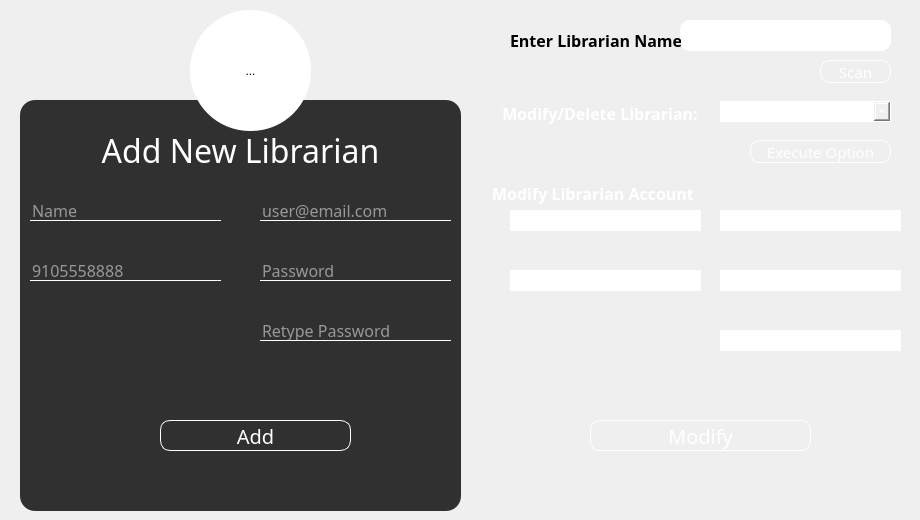
              <widget class="QWidget" name="tab_8">
               <attribute name="title">
                <string>Manage Librarians</string>
               </attribute>
               <widget class="QToolButton" name="toolButton_13">
                <property name="geometry">
                 <rect>
                  <x>190</x>
                  <y>10</y>
                  <width>121</width>
                  <height>121</height>
                 </rect>
                </property>
                <property name="styleSheet">
                 <string notr="true">background:none;
background: white;
border-radius: 60px;</string>
                </property>
                <property name="text">
                 <string>...</string>
                </property>
                <property name="icon">
                 <iconset>
                  <normaloff>:/icons/new.png</normaloff>:/icons/new.png</iconset>
                </property>
                <property name="iconSize">
                 <size>
                  <width>64</width>
                  <height>64</height>
                 </size>
                </property>
               </widget>
               <widget class="QFrame" name="frame_23">
                <property name="geometry">
                 <rect>
                  <x>20</x>
                  <y>100</y>
                  <width>441</width>
                  <height>411</height>
                 </rect>
                </property>
                <property name="styleSheet">
                 <string notr="true">*{
	font-family:century gothic;
	fontsize:24px;
}

QFrame
{
	background:rgba(0,0,0,0.8);
	border-radius:15px;
}

*{
	background-image: url(:/icons/librarybooks.jpg);
}


QLabel
{
	color:white;
	background: transparent;
}



QLineEdit
{
	background:transparent;
	border:none;
	color: rgb(15, 15, 15);
	border-bottom:1px solid  rgb(35, 35, 35);
}


</string>
                </property>
                <property name="frameShape">
                 <enum>QFrame::StyledPanel</enum>
                </property>
                <property name="frameShadow">
                 <enum>QFrame::Raised</enum>
                </property>
                <widget class="QPushButton" name="btn_signup_4">
                 <property name="geometry">
                  <rect>
                   <x>140</x>
                   <y>320</y>
                   <width>191</width>
                   <height>31</height>
                  </rect>
                 </property>
                 <property name="font">
                  <font>
                   <family>century gothic</family>
                   <pointsize>15</pointsize>
                  </font>
                 </property>
                 <property name="styleSheet">
                  <string notr="true">QPushButton
{
	background: transparent;
	border-radius: 10px;
	color: rgb(255, 255, 255);
	border: 1px solid rgb(255, 255, 255)
}

QPushButton:hover
{
	background-color: rgb(0, 170, 255);
}</string>
                 </property>
                 <property name="text">
                  <string>Add</string>
                 </property>
                </widget>
                <widget class="QLabel" name="label_190">
                 <property name="geometry">
                  <rect>
                   <x>20</x>
                   <y>10</y>
                   <width>401</width>
                   <height>81</height>
                  </rect>
                 </property>
                 <property name="font">
                  <font>
                   <family>century gothic</family>
                   <pointsize>24</pointsize>
                  </font>
                 </property>
                 <property name="text">
                  <string>Add New Librarian</string>
                 </property>
                 <property name="alignment">
                  <set>Qt::AlignCenter</set>
                 </property>
                </widget>
                <widget class="QLineEdit" name="lineEdit_45">
                 <property name="geometry">
                  <rect>
                   <x>10</x>
                   <y>100</y>
                   <width>191</width>
                   <height>21</height>
                  </rect>
                 </property>
                 <property name="font">
                  <font>
                   <family>century gothic</family>
                   <pointsize>12</pointsize>
                  </font>
                 </property>
                 <property name="styleSheet">
                  <string notr="true">color: rgb(255, 255, 255);
border-bottom:1px solid  rgb(255, 255, 255);</string>
                 </property>
                 <property name="placeholderText">
                  <string>Name</string>
                 </property>
                </widget>
                <widget class="QLineEdit" name="lineEdit_46">
                 <property name="geometry">
                  <rect>
                   <x>10</x>
                   <y>160</y>
                   <width>191</width>
                   <height>21</height>
                  </rect>
                 </property>
                 <property name="font">
                  <font>
                   <family>century gothic</family>
                   <pointsize>12</pointsize>
                  </font>
                 </property>
                 <property name="styleSheet">
                  <string notr="true">color: rgb(255, 255, 255);
border-bottom:1px solid  rgb(255, 255, 255);</string>
                 </property>
                 <property name="placeholderText">
                  <string>9105558888</string>
                 </property>
                </widget>
                <widget class="QLineEdit" name="lineEdit_47">
                 <property name="geometry">
                  <rect>
                   <x>240</x>
                   <y>100</y>
                   <width>191</width>
                   <height>21</height>
                  </rect>
                 </property>
                 <property name="font">
                  <font>
                   <family>century gothic</family>
                   <pointsize>12</pointsize>
                  </font>
                 </property>
                 <property name="styleSheet">
                  <string notr="true">color: rgb(255, 255, 255);
border-bottom:1px solid  rgb(255, 255, 255);</string>
                 </property>
                 <property name="placeholderText">
                  <string>user@email.com</string>
                 </property>
                </widget>
                <widget class="QLineEdit" name="lineEdit_48">
                 <property name="geometry">
                  <rect>
                   <x>240</x>
                   <y>160</y>
                   <width>191</width>
                   <height>21</height>
                  </rect>
                 </property>
                 <property name="font">
                  <font>
                   <family>century gothic</family>
                   <pointsize>12</pointsize>
                  </font>
                 </property>
                 <property name="styleSheet">
                  <string notr="true">color: rgb(255, 255, 255);
border-bottom:1px solid  rgb(255, 255, 255);</string>
                 </property>
                 <property name="echoMode">
                  <enum>QLineEdit::Password</enum>
                 </property>
                 <property name="placeholderText">
                  <string>Password</string>
                 </property>
                </widget>
                <widget class="QLineEdit" name="lineEdit_49">
                 <property name="geometry">
                  <rect>
                   <x>240</x>
                   <y>220</y>
                   <width>191</width>
                   <height>21</height>
                  </rect>
                 </property>
                 <property name="font">
                  <font>
                   <family>century gothic</family>
                   <pointsize>12</pointsize>
                  </font>
                 </property>
                 <property name="styleSheet">
                  <string notr="true">color: rgb(255, 255, 255);
border-bottom:1px solid  rgb(255, 255, 255);</string>
                 </property>
                 <property name="echoMode">
                  <enum>QLineEdit::Password</enum>
                 </property>
                 <property name="placeholderText">
                  <string>Retype Password</string>
                 </property>
                </widget>
                <widget class="QLabel" name="label_36">
                 <property name="geometry">
                  <rect>
                   <x>10</x>
                   <y>250</y>
                   <width>411</width>
                   <height>16</height>
                  </rect>
                 </property>
                 <property name="font">
                  <font>
                   <family>century gothic</family>
                   <pointsize>12</pointsize>
                  </font>
                 </property>
                 <property name="text">
                  <string/>
                 </property>
                </widget>
               </widget>
               <widget class="QGroupBox" name="groupBox">
                <property name="geometry">
                 <rect>
                  <x>500</x>
                  <y>100</y>
                  <width>401</width>
                  <height>71</height>
                 </rect>
                </property>
                <property name="font">
                 <font>
                  <family>century gothic</family>
                  <pointsize>12</pointsize>
                  <weight>75</weight>
                  <bold>true</bold>
                 </font>
                </property>
                <property name="styleSheet">
                 <string notr="true">*{
color: rgb(255, 255, 255);
border: none;
background: rgba(0,0,0,.5);
font-family:century gothic;
fontsize:24px;
}

QLabel
{
	color:white;
	background: transparent;
}
</string>
                </property>
                <property name="title">
                 <string>Modify/Delete Librarian:</string>
                </property>
                <widget class="QComboBox" name="comboBox_7">
                 <property name="geometry">
                  <rect>
                   <x>220</x>
                   <y>1</y>
                   <width>171</width>
                   <height>21</height>
                  </rect>
                 </property>
                 <property name="font">
                  <font>
                   <family>century gothic</family>
                   <pointsize>11</pointsize>
                  </font>
                 </property>
                 <property name="styleSheet">
                  <string notr="true">color: rgb(255, 255, 255);
border:1px solid  rgb(255, 255, 255);
border-radius: 55px;</string>
                 </property>
                 <property name="frame">
                  <bool>true</bool>
                 </property>
                 <item>
                  <property name="text">
                   <string>Select an option</string>
                  </property>
                 </item>
                 <item>
                  <property name="text">
                   <string>Modify</string>
                  </property>
                 </item>
                 <item>
                  <property name="text">
                   <string>Delete Account</string>
                  </property>
                 </item>
                </widget>
                <widget class="QPushButton" name="btn_selection_2">
                 <property name="geometry">
                  <rect>
                   <x>250</x>
                   <y>40</y>
                   <width>141</width>
                   <height>23</height>
                  </rect>
                 </property>
                 <property name="font">
                  <font>
                   <family>century gothic</family>
                   <pointsize>11</pointsize>
                  </font>
                 </property>
                 <property name="styleSheet">
                  <string notr="true">QPushButton
{
	background: transparent;
	border-radius: 10px;
	color: rgb(255, 255, 255);
	border: 1px solid rgb(255, 255, 255)
}

QPushButton:hover
{
	background-color: rgb(0, 170, 255);
}</string>
                 </property>
                 <property name="text">
                  <string>Execute Option</string>
                 </property>
                 <property name="checkable">
                  <bool>false</bool>
                 </property>
                </widget>
               </widget>
               <widget class="QGroupBox" name="groupBox_37">
                <property name="enabled">
                 <bool>false</bool>
                </property>
                <property name="geometry">
                 <rect>
                  <x>490</x>
                  <y>180</y>
                  <width>421</width>
                  <height>321</height>
                 </rect>
                </property>
                <property name="font">
                 <font>
                  <family>century gothic</family>
                  <pointsize>12</pointsize>
                  <weight>75</weight>
                  <bold>true</bold>
                 </font>
                </property>
                <property name="styleSheet">
                 <string notr="true">*{
color: rgb(255, 255, 255);
border: none;
background: rgba(0,0,0,.5);
font-family:century gothic;
fontsize:24px;
}

QLabel
{
	color:white;
	background: transparent;
}
</string>
                </property>
                <property name="title">
                 <string>Modify Librarian Account</string>
                </property>
                <widget class="QPushButton" name="btn_modifyL_2">
                 <property name="geometry">
                  <rect>
                   <x>100</x>
                   <y>240</y>
                   <width>221</width>
                   <height>31</height>
                  </rect>
                 </property>
                 <property name="font">
                  <font>
                   <family>century gothic</family>
                   <pointsize>15</pointsize>
                  </font>
                 </property>
                 <property name="styleSheet">
                  <string notr="true">QPushButton
{
	background: transparent;
	border-radius: 10px;
	color: rgb(255, 255, 255);
	border: 1px solid rgb(255, 255, 255)
}

QPushButton:hover
{
	background-color: rgb(0, 170, 255);
}</string>
                 </property>
                 <property name="text">
                  <string>Modify</string>
                 </property>
                </widget>
                <widget class="QLineEdit" name="lineEdit_passL_2">
                 <property name="geometry">
                  <rect>
                   <x>230</x>
                   <y>90</y>
                   <width>181</width>
                   <height>21</height>
                  </rect>
                 </property>
                 <property name="font">
                  <font>
                   <family>century gothic</family>
                   <pointsize>12</pointsize>
                  </font>
                 </property>
                 <property name="styleSheet">
                  <string notr="true">color: rgb(255, 255, 255);
border-bottom:1px solid  rgb(255, 255, 255);</string>
                 </property>
                 <property name="echoMode">
                  <enum>QLineEdit::Password</enum>
                 </property>
                 <property name="placeholderText">
                  <string>Password</string>
                 </property>
                </widget>
                <widget class="QLineEdit" name="lineEdit_email2_2">
                 <property name="geometry">
                  <rect>
                   <x>230</x>
                   <y>30</y>
                   <width>181</width>
                   <height>21</height>
                  </rect>
                 </property>
                 <property name="font">
                  <font>
                   <family>century gothic</family>
                   <pointsize>12</pointsize>
                  </font>
                 </property>
                 <property name="styleSheet">
                  <string notr="true">color: rgb(255, 255, 255);
border-bottom:1px solid  rgb(255, 255, 255);</string>
                 </property>
                 <property name="placeholderText">
                  <string>user@email.com</string>
                 </property>
                </widget>
                <widget class="QLineEdit" name="lineEdit_phone2_2">
                 <property name="geometry">
                  <rect>
                   <x>20</x>
                   <y>90</y>
                   <width>191</width>
                   <height>21</height>
                  </rect>
                 </property>
                 <property name="font">
                  <font>
                   <family>century gothic</family>
                   <pointsize>12</pointsize>
                  </font>
                 </property>
                 <property name="styleSheet">
                  <string notr="true">color: rgb(255, 255, 255);
border-bottom:1px solid  rgb(255, 255, 255);</string>
                 </property>
                 <property name="placeholderText">
                  <string>910555888</string>
                 </property>
                </widget>
                <widget class="QLineEdit" name="lineEdit_passL2_2">
                 <property name="geometry">
                  <rect>
                   <x>230</x>
                   <y>150</y>
                   <width>181</width>
                   <height>21</height>
                  </rect>
                 </property>
                 <property name="font">
                  <font>
                   <family>century gothic</family>
                   <pointsize>12</pointsize>
                  </font>
                 </property>
                 <property name="styleSheet">
                  <string notr="true">color: rgb(255, 255, 255);
border-bottom:1px solid  rgb(255, 255, 255);</string>
                 </property>
                 <property name="echoMode">
                  <enum>QLineEdit::Password</enum>
                 </property>
                 <property name="placeholderText">
                  <string>Retype Password</string>
                 </property>
                </widget>
                <widget class="QLineEdit" name="lineEdit_name2_2">
                 <property name="geometry">
                  <rect>
                   <x>20</x>
                   <y>30</y>
                   <width>191</width>
                   <height>21</height>
                  </rect>
                 </property>
                 <property name="font">
                  <font>
                   <family>century gothic</family>
                   <pointsize>12</pointsize>
                  </font>
                 </property>
                 <property name="styleSheet">
                  <string notr="true">color: rgb(255, 255, 255);
border-bottom:1px solid  rgb(255, 255, 255);</string>
                 </property>
                 <property name="placeholderText">
                  <string>Name</string>
                 </property>
                </widget>
                <widget class="QLabel" name="label_31">
                 <property name="geometry">
                  <rect>
                   <x>0</x>
                   <y>190</y>
                   <width>421</width>
                   <height>20</height>
                  </rect>
                 </property>
                 <property name="font">
                  <font>
                   <family>century gothic</family>
                   <pointsize>11</pointsize>
                  </font>
                 </property>
                 <property name="text">
                  <string/>
                 </property>
                 <property name="alignment">
                  <set>Qt::AlignLeading|Qt::AlignLeft|Qt::AlignVCenter</set>
                 </property>
                </widget>
               </widget>
               <widget class="QLineEdit" name="librarian">
                <property name="enabled">
                 <bool>true</bool>
                </property>
                <property name="geometry">
                 <rect>
                  <x>680</x>
                  <y>20</y>
                  <width>211</width>
                  <height>31</height>
                 </rect>
                </property>
                <property name="font">
                 <font>
                  <family>century gothic</family>
                  <pointsize>11</pointsize>
                 </font>
                </property>
                <property name="styleSheet">
                 <string notr="true">color: rgb(255, 255, 255);
border:1px solid  rgb(255, 255, 255);
border-radius: 10px;</string>
                </property>
                <property name="text">
                 <string/>
                </property>
                <property name="placeholderText">
                 <string>Librarian Name</string>
                </property>
               </widget>
               <widget class="QLabel" name="label_61">
                <property name="geometry">
                 <rect>
                  <x>510</x>
                  <y>30</y>
                  <width>171</width>
                  <height>20</height>
                 </rect>
                </property>
                <property name="font">
                 <font>
                  <family>century gothic</family>
                  <pointsize>12</pointsize>
                  <weight>75</weight>
                  <bold>true</bold>
                 </font>
                </property>
                <property name="text">
                 <string>Enter Librarian Name:</string>
                </property>
               </widget>
               <widget class="QPushButton" name="btn_Scan_2">
                <property name="geometry">
                 <rect>
                  <x>820</x>
                  <y>60</y>
                  <width>71</width>
                  <height>23</height>
                 </rect>
                </property>
                <property name="font">
                 <font>
                  <family>century gothic</family>
                  <pointsize>11</pointsize>
                 </font>
                </property>
                <property name="styleSheet">
                 <string notr="true">QPushButton
{
	background: transparent;
	border-radius: 10px;
	color: rgb(255, 255, 255);
	border: 1px solid rgb(255, 255, 255)
}

QPushButton:hover
{
	background-color: rgb(0, 170, 255);
}</string>
                </property>
                <property name="text">
                 <string>Scan</string>
                </property>
               </widget>
               <zorder>frame_23</zorder>
               <zorder>toolButton_13</zorder>
               <zorder>groupBox</zorder>
               <zorder>groupBox_37</zorder>
               <zorder>librarian</zorder>
               <zorder>label_61</zorder>
               <zorder>btn_Scan_2</zorder>
              </widget>
